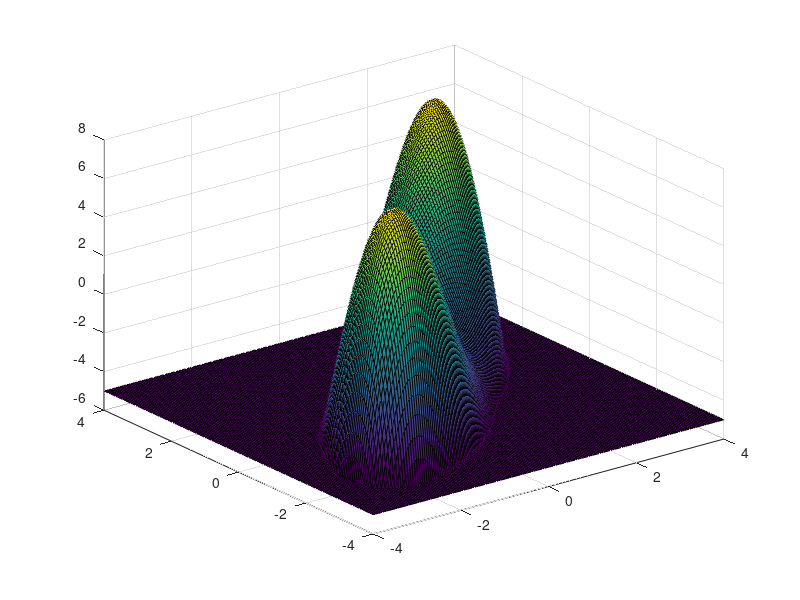

MATLAB code for this plot:
limit = 4;
x=-limit:0.05:limit;
y=-limit:0.05:limit;
y=y';
ConstL = -5;
x2=zeros(size(x)(2),size(x)(2));
y2=zeros(size(y)(1),size(y)(1));

for i = 1 : size(x)(2)
x2(i,:) = x;
end


for i = 1 : size(y)(1)
y2(:,i) = y;
end

z=4.*x.*y-0.25*x.^4-0.25*y.^4;
belowConst = find(z<ConstL);
z(belowConst)=ConstL;
surf(x,y,z)
%size(z);